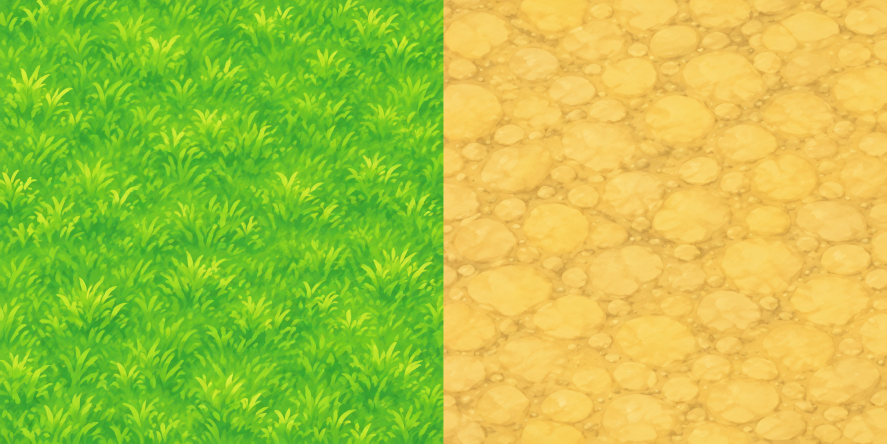
#> input picture docs/qa/pipoya-trial/material-tiles-generated-v2.png, 1774 x 887 px (shown at 1/2 size)
$ python prepare_materials.py
#> lines starting #> are read from the running program, lines starting #| are printed output that depends on the picture
"""Slice the generated two-material sheet into the editor's existing 48px inputs."""
from pathlib import Path
from PIL import Image

root = Path(__file__).resolve().parent
output = root.parents[2] / 'public/assets/terrain/pipoya-repaint-trial'
source = Image.open(root / 'material-tiles-generated-v2.png').convert('RGBA')
w, h = source.size
#> w = 1774; h = 887
assert w == h * 2, 'Expected exactly two square tiles, grass left and path right'
output.mkdir(exist_ok=True)
for i, name in enumerate(('grass', 'path')):
    tile = source.crop((i*h, 0, (i+1)*h, h)).resize((48, 48), Image.Resampling.LANCZOS)
    assert tile.getextrema()[3] == (255, 255), 'Materials must be fully opaque'
    tile.save(output / f'{name}.png')
#> this loop made 2 passes
#> pass 1, `tile = source.crop((i*h, 0, (i+1)*h, h)).resize((48, 48), Image.Resamp..`:
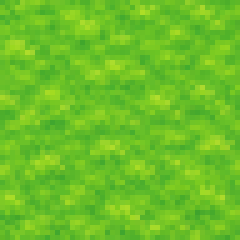
#> tile: PIL image 48x48 RGBA (shown 5 times larger); mean R, G, B, A 108.3, 192.8, 39.2, 255
#> pass 2, `tile = source.crop((i*h, 0, (i+1)*h, h)).resize((48, 48), Image.Resamp..`:
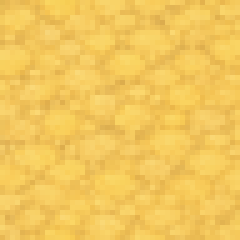
#> tile: PIL image 48x48 RGBA (shown 5 times larger); mean R, G, B, A 243.2, 199.8, 92.6, 255
